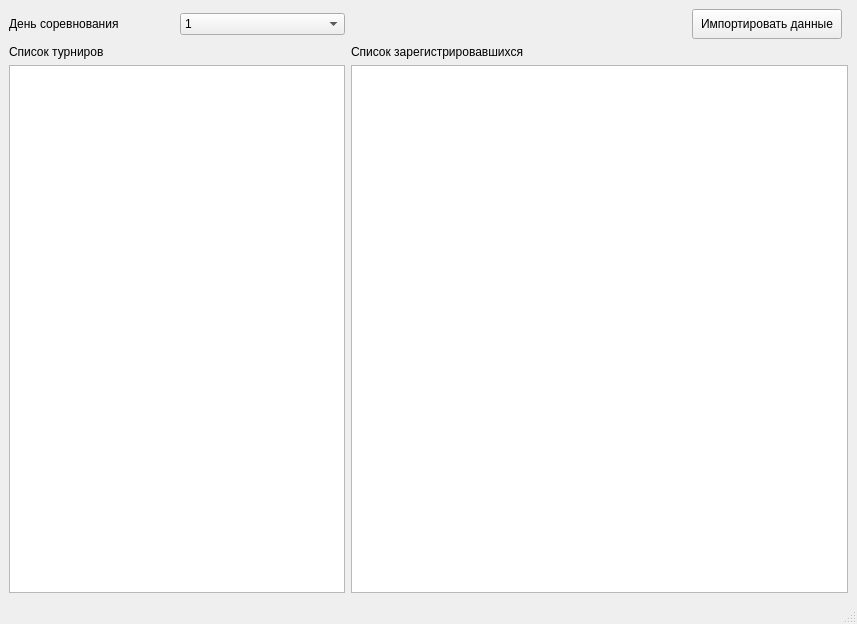
<?xml version="1.0" encoding="UTF-8"?>
<ui version="4.0">
 <class>MainWindow</class>
 <widget class="QMainWindow" name="MainWindow">
  <property name="geometry">
   <rect>
    <x>0</x>
    <y>0</y>
    <width>857</width>
    <height>624</height>
   </rect>
  </property>
  <property name="windowTitle">
   <string>Импорт регистрации ОРТО</string>
  </property>
  <widget class="QWidget" name="centralwidget">
   <layout class="QGridLayout" name="gridLayout_2">
    <item row="0" column="0">
     <layout class="QGridLayout" name="gridLayout">
      <item row="3" column="0">
       <widget class="QListView" name="list_tournaments"/>
      </item>
      <item row="2" column="0">
       <widget class="QLabel" name="label">
        <property name="minimumSize">
         <size>
          <width>0</width>
          <height>0</height>
         </size>
        </property>
        <property name="text">
         <string>Список турниров</string>
        </property>
        <property name="margin">
         <number>4</number>
        </property>
       </widget>
      </item>
      <item row="1" column="1">
       <spacer name="horizontalSpacer">
        <property name="orientation">
         <enum>Qt::Horizontal</enum>
        </property>
        <property name="sizeHint" stdset="0">
         <size>
          <width>40</width>
          <height>20</height>
         </size>
        </property>
       </spacer>
      </item>
      <item row="1" column="2">
       <widget class="QPushButton" name="cmdImport">
        <property name="sizePolicy">
         <sizepolicy hsizetype="Fixed" vsizetype="Fixed">
          <horstretch>0</horstretch>
          <verstretch>0</verstretch>
         </sizepolicy>
        </property>
        <property name="minimumSize">
         <size>
          <width>150</width>
          <height>30</height>
         </size>
        </property>
        <property name="text">
         <string>Импортировать данные</string>
        </property>
       </widget>
      </item>
      <item row="3" column="1" colspan="3">
       <widget class="QListView" name="list_dancers"/>
      </item>
      <item row="2" column="1" colspan="2">
       <widget class="QLabel" name="label_2">
        <property name="minimumSize">
         <size>
          <width>0</width>
          <height>0</height>
         </size>
        </property>
        <property name="text">
         <string>Список зарегистрировавшихся</string>
        </property>
        <property name="margin">
         <number>4</number>
        </property>
       </widget>
      </item>
      <item row="1" column="0">
       <layout class="QHBoxLayout" name="horizontalLayout">
        <item>
         <widget class="QLabel" name="label_3">
          <property name="text">
           <string>День соревнования</string>
          </property>
         </widget>
        </item>
        <item>
         <widget class="QComboBox" name="cmbDay">
          <item>
           <property name="text">
            <string>1</string>
           </property>
          </item>
          <item>
           <property name="text">
            <string>2</string>
           </property>
          </item>
          <item>
           <property name="text">
            <string>3</string>
           </property>
          </item>
          <item>
           <property name="text">
            <string>4</string>
           </property>
          </item>
          <item>
           <property name="text">
            <string>5</string>
           </property>
          </item>
          <item>
           <property name="text">
            <string>6</string>
           </property>
          </item>
          <item>
           <property name="text">
            <string>7</string>
           </property>
          </item>
          <item>
           <property name="text">
            <string>8</string>
           </property>
          </item>
          <item>
           <property name="text">
            <string>9</string>
           </property>
          </item>
          <item>
           <property name="text">
            <string>10</string>
           </property>
          </item>
         </widget>
        </item>
       </layout>
      </item>
     </layout>
    </item>
   </layout>
  </widget>
  <widget class="QMenuBar" name="menubar">
   <property name="geometry">
    <rect>
     <x>0</x>
     <y>0</y>
     <width>857</width>
     <height>21</height>
    </rect>
   </property>
  </widget>
  <widget class="QStatusBar" name="statusbar"/>
 </widget>
 <resources/>
 <connections>
  <connection>
   <sender>list_tournaments</sender>
   <signal>indexesMoved(QModelIndexList)</signal>
   <receiver>MainWindow</receiver>
   <slot>tournament_selected()</slot>
   <hints>
    <hint type="sourcelabel">
     <x>177</x>
     <y>343</y>
    </hint>
    <hint type="destinationlabel">
     <x>428</x>
     <y>311</y>
    </hint>
   </hints>
  </connection>
 </connections>
 <slots>
  <signal>registration_data_loaded()</signal>
  <slot>tournament_selected()</slot>
 </slots>
</ui>
